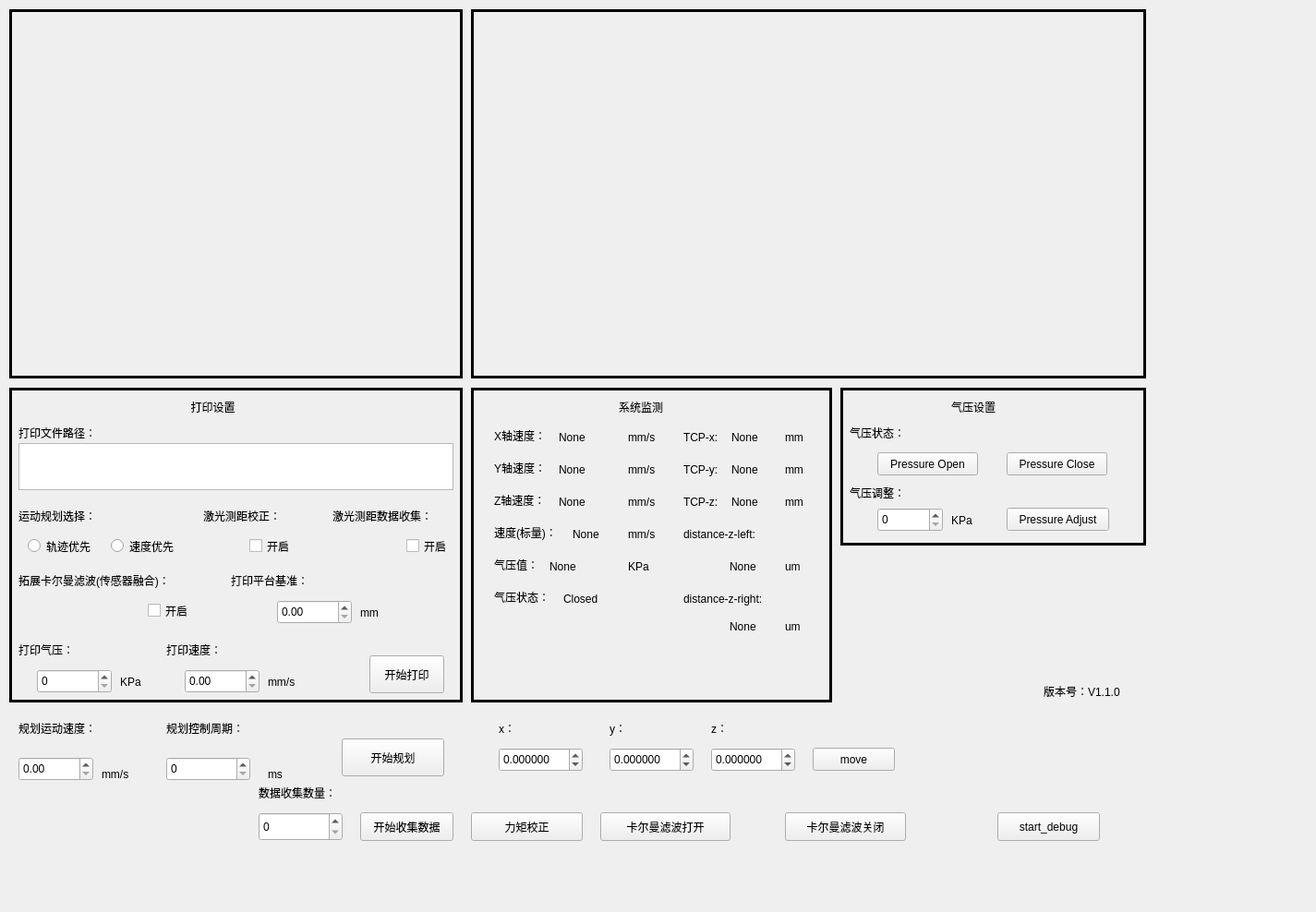
<?xml version="1.0" encoding="UTF-8"?>
<ui version="4.0">
 <class>ros_qtgui</class>
 <widget class="QWidget" name="ros_qtgui">
  <property name="geometry">
   <rect>
    <x>0</x>
    <y>0</y>
    <width>1425</width>
    <height>988</height>
   </rect>
  </property>
  <property name="windowTitle">
   <string>Form</string>
  </property>
  <widget class="QScrollArea" name="scrollArea">
   <property name="geometry">
    <rect>
     <x>10</x>
     <y>10</y>
     <width>491</width>
     <height>400</height>
    </rect>
   </property>
   <property name="frameShape">
    <enum>QFrame::Box</enum>
   </property>
   <property name="frameShadow">
    <enum>QFrame::Plain</enum>
   </property>
   <property name="lineWidth">
    <number>3</number>
   </property>
   <property name="widgetResizable">
    <bool>true</bool>
   </property>
   <widget class="QWidget" name="scrollAreaWidgetContents">
    <property name="geometry">
     <rect>
      <x>0</x>
      <y>0</y>
      <width>485</width>
      <height>394</height>
     </rect>
    </property>
   </widget>
  </widget>
  <widget class="QFrame" name="frame">
   <property name="enabled">
    <bool>true</bool>
   </property>
   <property name="geometry">
    <rect>
     <x>10</x>
     <y>420</y>
     <width>491</width>
     <height>341</height>
    </rect>
   </property>
   <property name="baseSize">
    <size>
     <width>0</width>
     <height>0</height>
    </size>
   </property>
   <property name="frameShape">
    <enum>QFrame::Box</enum>
   </property>
   <property name="frameShadow">
    <enum>QFrame::Plain</enum>
   </property>
   <property name="lineWidth">
    <number>3</number>
   </property>
   <widget class="QTextEdit" name="textEdit_in_printing">
    <property name="geometry">
     <rect>
      <x>10</x>
      <y>60</y>
      <width>471</width>
      <height>51</height>
     </rect>
    </property>
   </widget>
   <widget class="QLabel" name="label_8">
    <property name="geometry">
     <rect>
      <x>180</x>
      <y>10</y>
      <width>81</width>
      <height>21</height>
     </rect>
    </property>
    <property name="styleSheet">
     <string notr="true">font: 700 15pt &quot;Ubuntu Condensed&quot;;</string>
    </property>
    <property name="frameShape">
     <enum>QFrame::NoFrame</enum>
    </property>
    <property name="lineWidth">
     <number>1</number>
    </property>
    <property name="midLineWidth">
     <number>0</number>
    </property>
    <property name="text">
     <string>打印设置</string>
    </property>
    <property name="textFormat">
     <enum>Qt::AutoText</enum>
    </property>
    <property name="scaledContents">
     <bool>false</bool>
    </property>
    <property name="alignment">
     <set>Qt::AlignCenter</set>
    </property>
    <property name="margin">
     <number>0</number>
    </property>
   </widget>
   <widget class="QRadioButton" name="radioButton_trajectory_priority">
    <property name="geometry">
     <rect>
      <x>20</x>
      <y>160</y>
      <width>112</width>
      <height>23</height>
     </rect>
    </property>
    <property name="text">
     <string>轨迹优先</string>
    </property>
    <property name="autoRepeat">
     <bool>false</bool>
    </property>
   </widget>
   <widget class="QRadioButton" name="radioButton_velocity_priority">
    <property name="geometry">
     <rect>
      <x>110</x>
      <y>160</y>
      <width>81</width>
      <height>23</height>
     </rect>
    </property>
    <property name="text">
     <string>速度优先</string>
    </property>
   </widget>
   <widget class="QLabel" name="label_9">
    <property name="geometry">
     <rect>
      <x>10</x>
      <y>40</y>
      <width>111</width>
      <height>17</height>
     </rect>
    </property>
    <property name="text">
     <string>打印文件路径：</string>
    </property>
   </widget>
   <widget class="QLabel" name="label_10">
    <property name="geometry">
     <rect>
      <x>10</x>
      <y>130</y>
      <width>151</width>
      <height>17</height>
     </rect>
    </property>
    <property name="text">
     <string>运动规划选择：</string>
    </property>
   </widget>
   <widget class="QDoubleSpinBox" name="doubleSpinBox_velocity_in_printing">
    <property name="geometry">
     <rect>
      <x>190</x>
      <y>305</y>
      <width>81</width>
      <height>26</height>
     </rect>
    </property>
   </widget>
   <widget class="QSpinBox" name="spinBox_pressure_adjust_in_printing">
    <property name="geometry">
     <rect>
      <x>30</x>
      <y>305</y>
      <width>81</width>
      <height>26</height>
     </rect>
    </property>
    <property name="maximum">
     <number>500</number>
    </property>
   </widget>
   <widget class="QLabel" name="label_11">
    <property name="geometry">
     <rect>
      <x>10</x>
      <y>275</y>
      <width>91</width>
      <height>17</height>
     </rect>
    </property>
    <property name="text">
     <string>打印气压：</string>
    </property>
   </widget>
   <widget class="QLabel" name="label_12">
    <property name="geometry">
     <rect>
      <x>170</x>
      <y>275</y>
      <width>91</width>
      <height>17</height>
     </rect>
    </property>
    <property name="text">
     <string>打印速度：</string>
    </property>
   </widget>
   <widget class="QLabel" name="label_13">
    <property name="geometry">
     <rect>
      <x>120</x>
      <y>310</y>
      <width>41</width>
      <height>17</height>
     </rect>
    </property>
    <property name="text">
     <string>KPa</string>
    </property>
   </widget>
   <widget class="QLabel" name="label_14">
    <property name="geometry">
     <rect>
      <x>280</x>
      <y>310</y>
      <width>51</width>
      <height>17</height>
     </rect>
    </property>
    <property name="text">
     <string>mm/s</string>
    </property>
   </widget>
   <widget class="QPushButton" name="pushButton_printing_start">
    <property name="geometry">
     <rect>
      <x>390</x>
      <y>290</y>
      <width>81</width>
      <height>41</height>
     </rect>
    </property>
    <property name="text">
     <string>开始打印</string>
    </property>
   </widget>
   <widget class="QLabel" name="label_26">
    <property name="geometry">
     <rect>
      <x>210</x>
      <y>130</y>
      <width>111</width>
      <height>17</height>
     </rect>
    </property>
    <property name="text">
     <string>激光测距校正：</string>
    </property>
   </widget>
   <widget class="QCheckBox" name="checkBox_start_correct_distance">
    <property name="geometry">
     <rect>
      <x>260</x>
      <y>160</y>
      <width>61</width>
      <height>23</height>
     </rect>
    </property>
    <property name="text">
     <string>开启</string>
    </property>
   </widget>
   <widget class="QLabel" name="label_30">
    <property name="geometry">
     <rect>
      <x>350</x>
      <y>130</y>
      <width>141</width>
      <height>17</height>
     </rect>
    </property>
    <property name="text">
     <string>激光测距数据收集：</string>
    </property>
   </widget>
   <widget class="QCheckBox" name="checkBox_whether_distance_collect">
    <property name="geometry">
     <rect>
      <x>430</x>
      <y>160</y>
      <width>61</width>
      <height>23</height>
     </rect>
    </property>
    <property name="text">
     <string>开启</string>
    </property>
   </widget>
   <widget class="QLabel" name="label_34">
    <property name="geometry">
     <rect>
      <x>10</x>
      <y>200</y>
      <width>221</width>
      <height>17</height>
     </rect>
    </property>
    <property name="text">
     <string>拓展卡尔曼滤波(传感器融合)：</string>
    </property>
   </widget>
   <widget class="QCheckBox" name="checkBox_start_expend_kalman_filter">
    <property name="geometry">
     <rect>
      <x>150</x>
      <y>230</y>
      <width>51</width>
      <height>23</height>
     </rect>
    </property>
    <property name="text">
     <string>开启</string>
    </property>
   </widget>
   <widget class="QLabel" name="label_35">
    <property name="geometry">
     <rect>
      <x>240</x>
      <y>200</y>
      <width>101</width>
      <height>17</height>
     </rect>
    </property>
    <property name="text">
     <string>打印平台基准：</string>
    </property>
   </widget>
   <widget class="QDoubleSpinBox" name="doubleSpinBox_distance_platform">
    <property name="geometry">
     <rect>
      <x>290</x>
      <y>230</y>
      <width>81</width>
      <height>26</height>
     </rect>
    </property>
    <property name="maximum">
     <double>400.000000000000000</double>
    </property>
   </widget>
   <widget class="QLabel" name="label_36">
    <property name="geometry">
     <rect>
      <x>380</x>
      <y>235</y>
      <width>31</width>
      <height>17</height>
     </rect>
    </property>
    <property name="text">
     <string>mm</string>
    </property>
   </widget>
  </widget>
  <widget class="QFrame" name="frame_2">
   <property name="geometry">
    <rect>
     <x>510</x>
     <y>10</y>
     <width>731</width>
     <height>400</height>
    </rect>
   </property>
   <property name="frameShape">
    <enum>QFrame::Box</enum>
   </property>
   <property name="frameShadow">
    <enum>QFrame::Plain</enum>
   </property>
   <property name="lineWidth">
    <number>3</number>
   </property>
   <widget class="QCustomPlot" name="velocity_plot" native="true">
    <property name="geometry">
     <rect>
      <x>10</x>
      <y>10</y>
      <width>711</width>
      <height>381</height>
     </rect>
    </property>
   </widget>
  </widget>
  <widget class="QFrame" name="frame_3">
   <property name="geometry">
    <rect>
     <x>510</x>
     <y>420</y>
     <width>391</width>
     <height>341</height>
    </rect>
   </property>
   <property name="frameShape">
    <enum>QFrame::Box</enum>
   </property>
   <property name="frameShadow">
    <enum>QFrame::Plain</enum>
   </property>
   <property name="lineWidth">
    <number>3</number>
   </property>
   <widget class="QLabel" name="label_4">
    <property name="geometry">
     <rect>
      <x>25</x>
      <y>43</y>
      <width>71</width>
      <height>17</height>
     </rect>
    </property>
    <property name="text">
     <string>X轴速度：</string>
    </property>
   </widget>
   <widget class="QLabel" name="label_15">
    <property name="geometry">
     <rect>
      <x>160</x>
      <y>10</y>
      <width>81</width>
      <height>21</height>
     </rect>
    </property>
    <property name="styleSheet">
     <string notr="true">font: 700 15pt &quot;Ubuntu Condensed&quot;;</string>
    </property>
    <property name="text">
     <string>系统监测</string>
    </property>
   </widget>
   <widget class="QLabel" name="label_velocity_linear_x">
    <property name="geometry">
     <rect>
      <x>95</x>
      <y>45</y>
      <width>67</width>
      <height>17</height>
     </rect>
    </property>
    <property name="text">
     <string>None</string>
    </property>
   </widget>
   <widget class="QLabel" name="label_5">
    <property name="geometry">
     <rect>
      <x>25</x>
      <y>113</y>
      <width>67</width>
      <height>17</height>
     </rect>
    </property>
    <property name="text">
     <string>Z轴速度：</string>
    </property>
   </widget>
   <widget class="QLabel" name="label_6">
    <property name="geometry">
     <rect>
      <x>25</x>
      <y>78</y>
      <width>67</width>
      <height>17</height>
     </rect>
    </property>
    <property name="text">
     <string>Y轴速度：</string>
    </property>
   </widget>
   <widget class="QLabel" name="label_velocity_linear_y">
    <property name="geometry">
     <rect>
      <x>95</x>
      <y>80</y>
      <width>51</width>
      <height>17</height>
     </rect>
    </property>
    <property name="text">
     <string>None</string>
    </property>
   </widget>
   <widget class="QLabel" name="label_velocity_linear_z">
    <property name="geometry">
     <rect>
      <x>95</x>
      <y>115</y>
      <width>67</width>
      <height>17</height>
     </rect>
    </property>
    <property name="text">
     <string>None</string>
    </property>
   </widget>
   <widget class="QLabel" name="label_7">
    <property name="geometry">
     <rect>
      <x>25</x>
      <y>148</y>
      <width>85</width>
      <height>17</height>
     </rect>
    </property>
    <property name="text">
     <string>速度(标量)：</string>
    </property>
   </widget>
   <widget class="QLabel" name="label_velocity_scalar">
    <property name="geometry">
     <rect>
      <x>110</x>
      <y>150</y>
      <width>67</width>
      <height>17</height>
     </rect>
    </property>
    <property name="text">
     <string>None</string>
    </property>
   </widget>
   <widget class="QLabel" name="label_2">
    <property name="geometry">
     <rect>
      <x>25</x>
      <y>183</y>
      <width>61</width>
      <height>17</height>
     </rect>
    </property>
    <property name="text">
     <string>气压值：</string>
    </property>
   </widget>
   <widget class="QLabel" name="label_realtime_pressure">
    <property name="geometry">
     <rect>
      <x>85</x>
      <y>185</y>
      <width>51</width>
      <height>17</height>
     </rect>
    </property>
    <property name="text">
     <string>None</string>
    </property>
   </widget>
   <widget class="QLabel" name="label">
    <property name="geometry">
     <rect>
      <x>25</x>
      <y>218</y>
      <width>71</width>
      <height>17</height>
     </rect>
    </property>
    <property name="text">
     <string>气压状态：</string>
    </property>
   </widget>
   <widget class="QLabel" name="label_pressure_control_state">
    <property name="geometry">
     <rect>
      <x>100</x>
      <y>220</y>
      <width>67</width>
      <height>17</height>
     </rect>
    </property>
    <property name="text">
     <string>Closed</string>
    </property>
   </widget>
   <widget class="QLabel" name="label_21">
    <property name="geometry">
     <rect>
      <x>170</x>
      <y>45</y>
      <width>45</width>
      <height>17</height>
     </rect>
    </property>
    <property name="text">
     <string>mm/s</string>
    </property>
   </widget>
   <widget class="QLabel" name="label_22">
    <property name="geometry">
     <rect>
      <x>170</x>
      <y>80</y>
      <width>45</width>
      <height>17</height>
     </rect>
    </property>
    <property name="text">
     <string>mm/s</string>
    </property>
   </widget>
   <widget class="QLabel" name="label_23">
    <property name="geometry">
     <rect>
      <x>170</x>
      <y>115</y>
      <width>45</width>
      <height>17</height>
     </rect>
    </property>
    <property name="text">
     <string>mm/s</string>
    </property>
   </widget>
   <widget class="QLabel" name="label_24">
    <property name="geometry">
     <rect>
      <x>170</x>
      <y>150</y>
      <width>45</width>
      <height>17</height>
     </rect>
    </property>
    <property name="text">
     <string>mm/s</string>
    </property>
   </widget>
   <widget class="QLabel" name="label_25">
    <property name="geometry">
     <rect>
      <x>170</x>
      <y>185</y>
      <width>45</width>
      <height>17</height>
     </rect>
    </property>
    <property name="text">
     <string>KPa</string>
    </property>
   </widget>
   <widget class="QLabel" name="label_27">
    <property name="geometry">
     <rect>
      <x>230</x>
      <y>45</y>
      <width>67</width>
      <height>17</height>
     </rect>
    </property>
    <property name="text">
     <string>TCP-x:</string>
    </property>
   </widget>
   <widget class="QLabel" name="label_28">
    <property name="geometry">
     <rect>
      <x>230</x>
      <y>80</y>
      <width>67</width>
      <height>17</height>
     </rect>
    </property>
    <property name="text">
     <string>TCP-y:</string>
    </property>
   </widget>
   <widget class="QLabel" name="label_29">
    <property name="geometry">
     <rect>
      <x>230</x>
      <y>115</y>
      <width>67</width>
      <height>17</height>
     </rect>
    </property>
    <property name="text">
     <string>TCP-z:</string>
    </property>
   </widget>
   <widget class="QLabel" name="label_tcp_x">
    <property name="geometry">
     <rect>
      <x>282</x>
      <y>45</y>
      <width>51</width>
      <height>17</height>
     </rect>
    </property>
    <property name="text">
     <string>None</string>
    </property>
   </widget>
   <widget class="QLabel" name="label_31">
    <property name="geometry">
     <rect>
      <x>340</x>
      <y>45</y>
      <width>31</width>
      <height>17</height>
     </rect>
    </property>
    <property name="text">
     <string>mm</string>
    </property>
   </widget>
   <widget class="QLabel" name="label_32">
    <property name="geometry">
     <rect>
      <x>340</x>
      <y>80</y>
      <width>31</width>
      <height>17</height>
     </rect>
    </property>
    <property name="text">
     <string>mm</string>
    </property>
   </widget>
   <widget class="QLabel" name="label_33">
    <property name="geometry">
     <rect>
      <x>340</x>
      <y>115</y>
      <width>31</width>
      <height>17</height>
     </rect>
    </property>
    <property name="text">
     <string>mm</string>
    </property>
   </widget>
   <widget class="QLabel" name="label_tcp_y">
    <property name="geometry">
     <rect>
      <x>282</x>
      <y>80</y>
      <width>51</width>
      <height>17</height>
     </rect>
    </property>
    <property name="text">
     <string>None</string>
    </property>
   </widget>
   <widget class="QLabel" name="label_tcp_z">
    <property name="geometry">
     <rect>
      <x>282</x>
      <y>115</y>
      <width>51</width>
      <height>17</height>
     </rect>
    </property>
    <property name="text">
     <string>None</string>
    </property>
   </widget>
   <widget class="QLabel" name="label_37">
    <property name="geometry">
     <rect>
      <x>230</x>
      <y>150</y>
      <width>111</width>
      <height>17</height>
     </rect>
    </property>
    <property name="text">
     <string>distance-z-left:</string>
    </property>
   </widget>
   <widget class="QLabel" name="label_38">
    <property name="geometry">
     <rect>
      <x>230</x>
      <y>220</y>
      <width>121</width>
      <height>17</height>
     </rect>
    </property>
    <property name="text">
     <string>distance-z-right:</string>
    </property>
   </widget>
   <widget class="QLabel" name="label_39">
    <property name="geometry">
     <rect>
      <x>340</x>
      <y>185</y>
      <width>31</width>
      <height>17</height>
     </rect>
    </property>
    <property name="text">
     <string>um</string>
    </property>
   </widget>
   <widget class="QLabel" name="label_distance_z_left">
    <property name="geometry">
     <rect>
      <x>280</x>
      <y>185</y>
      <width>51</width>
      <height>17</height>
     </rect>
    </property>
    <property name="text">
     <string>None</string>
    </property>
   </widget>
   <widget class="QLabel" name="label_41">
    <property name="geometry">
     <rect>
      <x>340</x>
      <y>250</y>
      <width>31</width>
      <height>17</height>
     </rect>
    </property>
    <property name="text">
     <string>um</string>
    </property>
   </widget>
   <widget class="QLabel" name="label_distance_z_right">
    <property name="geometry">
     <rect>
      <x>280</x>
      <y>250</y>
      <width>51</width>
      <height>17</height>
     </rect>
    </property>
    <property name="text">
     <string>None</string>
    </property>
   </widget>
  </widget>
  <widget class="QFrame" name="frame_4">
   <property name="geometry">
    <rect>
     <x>910</x>
     <y>420</y>
     <width>331</width>
     <height>171</height>
    </rect>
   </property>
   <property name="frameShape">
    <enum>QFrame::Box</enum>
   </property>
   <property name="frameShadow">
    <enum>QFrame::Plain</enum>
   </property>
   <property name="lineWidth">
    <number>3</number>
   </property>
   <widget class="QLabel" name="label_16">
    <property name="geometry">
     <rect>
      <x>120</x>
      <y>10</y>
      <width>81</width>
      <height>21</height>
     </rect>
    </property>
    <property name="styleSheet">
     <string notr="true">font: 700 15pt &quot;Ubuntu Condensed&quot;;</string>
    </property>
    <property name="text">
     <string>气压设置</string>
    </property>
   </widget>
   <widget class="QLabel" name="label_17">
    <property name="geometry">
     <rect>
      <x>10</x>
      <y>40</y>
      <width>81</width>
      <height>17</height>
     </rect>
    </property>
    <property name="text">
     <string>气压状态：</string>
    </property>
   </widget>
   <widget class="QPushButton" name="pressure_control_open_pushButton">
    <property name="geometry">
     <rect>
      <x>40</x>
      <y>70</y>
      <width>109</width>
      <height>25</height>
     </rect>
    </property>
    <property name="text">
     <string>Pressure Open</string>
    </property>
   </widget>
   <widget class="QPushButton" name="pressure_control_close_pushButton">
    <property name="geometry">
     <rect>
      <x>180</x>
      <y>70</y>
      <width>109</width>
      <height>25</height>
     </rect>
    </property>
    <property name="text">
     <string>Pressure Close</string>
    </property>
   </widget>
   <widget class="QLabel" name="label_18">
    <property name="geometry">
     <rect>
      <x>10</x>
      <y>105</y>
      <width>71</width>
      <height>17</height>
     </rect>
    </property>
    <property name="text">
     <string>气压调整：</string>
    </property>
   </widget>
   <widget class="QSpinBox" name="spinBox">
    <property name="geometry">
     <rect>
      <x>40</x>
      <y>130</y>
      <width>71</width>
      <height>26</height>
     </rect>
    </property>
    <property name="maximum">
     <number>500</number>
    </property>
   </widget>
   <widget class="QPushButton" name="pressure_adjust_pushButton">
    <property name="geometry">
     <rect>
      <x>180</x>
      <y>130</y>
      <width>111</width>
      <height>25</height>
     </rect>
    </property>
    <property name="text">
     <string>Pressure Adjust</string>
    </property>
   </widget>
   <widget class="QLabel" name="label_19">
    <property name="geometry">
     <rect>
      <x>120</x>
      <y>135</y>
      <width>31</width>
      <height>17</height>
     </rect>
    </property>
    <property name="text">
     <string>KPa</string>
    </property>
   </widget>
  </widget>
  <widget class="QLabel" name="label_20">
   <property name="geometry">
    <rect>
     <x>1130</x>
     <y>740</y>
     <width>111</width>
     <height>17</height>
    </rect>
   </property>
   <property name="styleSheet">
    <string notr="true">font: 700 italic 11pt &quot;Ubuntu&quot;;</string>
   </property>
   <property name="text">
    <string>版本号：V1.1.0</string>
   </property>
  </widget>
  <widget class="QLabel" name="label_logo">
   <property name="geometry">
    <rect>
     <x>930</x>
     <y>690</y>
     <width>183</width>
     <height>61</height>
    </rect>
   </property>
   <property name="text">
    <string/>
   </property>
   <property name="pixmap">
    <pixmap>../out.png</pixmap>
   </property>
  </widget>
  <widget class="QPushButton" name="pushButton_theta_data_collect_start">
   <property name="geometry">
    <rect>
     <x>390</x>
     <y>880</y>
     <width>101</width>
     <height>31</height>
    </rect>
   </property>
   <property name="text">
    <string>开始收集数据</string>
   </property>
  </widget>
  <widget class="QSpinBox" name="spinBox_theta_data_number">
   <property name="geometry">
    <rect>
     <x>280</x>
     <y>880</y>
     <width>91</width>
     <height>31</height>
    </rect>
   </property>
   <property name="maximum">
    <number>100000</number>
   </property>
  </widget>
  <widget class="QLabel" name="label_3">
   <property name="geometry">
    <rect>
     <x>280</x>
     <y>850</y>
     <width>111</width>
     <height>17</height>
    </rect>
   </property>
   <property name="text">
    <string>数据收集数量：</string>
   </property>
  </widget>
  <widget class="QPushButton" name="pushButton_open_kalman">
   <property name="geometry">
    <rect>
     <x>650</x>
     <y>880</y>
     <width>141</width>
     <height>31</height>
    </rect>
   </property>
   <property name="text">
    <string>卡尔曼滤波打开</string>
   </property>
  </widget>
  <widget class="QPushButton" name="pushButton_close_kalman">
   <property name="geometry">
    <rect>
     <x>850</x>
     <y>880</y>
     <width>131</width>
     <height>31</height>
    </rect>
   </property>
   <property name="text">
    <string>卡尔曼滤波关闭</string>
   </property>
  </widget>
  <widget class="QPushButton" name="pushButton_start_debug">
   <property name="geometry">
    <rect>
     <x>1080</x>
     <y>880</y>
     <width>111</width>
     <height>31</height>
    </rect>
   </property>
   <property name="text">
    <string>start_debug</string>
   </property>
  </widget>
  <widget class="QPushButton" name="pushButton_torque_correction">
   <property name="geometry">
    <rect>
     <x>510</x>
     <y>880</y>
     <width>121</width>
     <height>31</height>
    </rect>
   </property>
   <property name="text">
    <string>力矩校正</string>
   </property>
  </widget>
  <widget class="QLabel" name="label_40">
   <property name="geometry">
    <rect>
     <x>20</x>
     <y>780</y>
     <width>121</width>
     <height>17</height>
    </rect>
   </property>
   <property name="text">
    <string>规划运动速度：</string>
   </property>
  </widget>
  <widget class="QLabel" name="label_42">
   <property name="geometry">
    <rect>
     <x>180</x>
     <y>780</y>
     <width>121</width>
     <height>17</height>
    </rect>
   </property>
   <property name="text">
    <string>规划控制周期：</string>
   </property>
  </widget>
  <widget class="QLabel" name="label_43">
   <property name="geometry">
    <rect>
     <x>110</x>
     <y>830</y>
     <width>51</width>
     <height>17</height>
    </rect>
   </property>
   <property name="text">
    <string>mm/s</string>
   </property>
  </widget>
  <widget class="QLabel" name="label_44">
   <property name="geometry">
    <rect>
     <x>290</x>
     <y>830</y>
     <width>51</width>
     <height>17</height>
    </rect>
   </property>
   <property name="text">
    <string>ms</string>
   </property>
  </widget>
  <widget class="QPushButton" name="pushButton_start_planning">
   <property name="geometry">
    <rect>
     <x>370</x>
     <y>800</y>
     <width>111</width>
     <height>41</height>
    </rect>
   </property>
   <property name="text">
    <string>开始规划</string>
   </property>
  </widget>
  <widget class="QDoubleSpinBox" name="doubleSpinBox_move_tcp_x">
   <property name="geometry">
    <rect>
     <x>540</x>
     <y>810</y>
     <width>91</width>
     <height>26</height>
    </rect>
   </property>
   <property name="decimals">
    <number>6</number>
   </property>
   <property name="minimum">
    <double>-5.000000000000000</double>
   </property>
   <property name="maximum">
    <double>5.000000000000000</double>
   </property>
  </widget>
  <widget class="QDoubleSpinBox" name="doubleSpinBox_move_tcp_y">
   <property name="geometry">
    <rect>
     <x>660</x>
     <y>810</y>
     <width>91</width>
     <height>26</height>
    </rect>
   </property>
   <property name="decimals">
    <number>6</number>
   </property>
   <property name="minimum">
    <double>-5.000000000000000</double>
   </property>
   <property name="maximum">
    <double>5.000000000000000</double>
   </property>
  </widget>
  <widget class="QDoubleSpinBox" name="doubleSpinBox_move_tcp_z">
   <property name="geometry">
    <rect>
     <x>770</x>
     <y>810</y>
     <width>91</width>
     <height>26</height>
    </rect>
   </property>
   <property name="decimals">
    <number>6</number>
   </property>
   <property name="minimum">
    <double>-5.000000000000000</double>
   </property>
   <property name="maximum">
    <double>5.000000000000000</double>
   </property>
  </widget>
  <widget class="QPushButton" name="pushButton_move_tcp">
   <property name="geometry">
    <rect>
     <x>880</x>
     <y>810</y>
     <width>89</width>
     <height>25</height>
    </rect>
   </property>
   <property name="text">
    <string>move</string>
   </property>
  </widget>
  <widget class="QLabel" name="label_45">
   <property name="geometry">
    <rect>
     <x>540</x>
     <y>780</y>
     <width>21</width>
     <height>17</height>
    </rect>
   </property>
   <property name="text">
    <string>x：</string>
   </property>
  </widget>
  <widget class="QLabel" name="label_46">
   <property name="geometry">
    <rect>
     <x>660</x>
     <y>780</y>
     <width>21</width>
     <height>17</height>
    </rect>
   </property>
   <property name="text">
    <string>y：</string>
   </property>
  </widget>
  <widget class="QLabel" name="label_47">
   <property name="geometry">
    <rect>
     <x>770</x>
     <y>780</y>
     <width>21</width>
     <height>17</height>
    </rect>
   </property>
   <property name="text">
    <string>z：</string>
   </property>
  </widget>
  <widget class="QDoubleSpinBox" name="doubleSpinBox_planning_velocity">
   <property name="geometry">
    <rect>
     <x>20</x>
     <y>820</y>
     <width>81</width>
     <height>26</height>
    </rect>
   </property>
  </widget>
  <widget class="QSpinBox" name="spinBox_contorl_period">
   <property name="geometry">
    <rect>
     <x>180</x>
     <y>820</y>
     <width>91</width>
     <height>26</height>
    </rect>
   </property>
  </widget>
  <zorder>frame_2</zorder>
  <zorder>frame</zorder>
  <zorder>scrollArea</zorder>
  <zorder>frame_3</zorder>
  <zorder>frame_4</zorder>
  <zorder>label_20</zorder>
  <zorder>label_logo</zorder>
  <zorder>pushButton_theta_data_collect_start</zorder>
  <zorder>spinBox_theta_data_number</zorder>
  <zorder>label_3</zorder>
  <zorder>pushButton_open_kalman</zorder>
  <zorder>pushButton_close_kalman</zorder>
  <zorder>pushButton_start_debug</zorder>
  <zorder>pushButton_torque_correction</zorder>
  <zorder>label_40</zorder>
  <zorder>label_42</zorder>
  <zorder>label_43</zorder>
  <zorder>label_44</zorder>
  <zorder>pushButton_start_planning</zorder>
  <zorder>doubleSpinBox_move_tcp_x</zorder>
  <zorder>doubleSpinBox_move_tcp_y</zorder>
  <zorder>doubleSpinBox_move_tcp_z</zorder>
  <zorder>pushButton_move_tcp</zorder>
  <zorder>label_45</zorder>
  <zorder>label_46</zorder>
  <zorder>label_47</zorder>
  <zorder>doubleSpinBox_planning_velocity</zorder>
  <zorder>spinBox_contorl_period</zorder>
 </widget>
 <customwidgets>
  <customwidget>
   <class>QCustomPlot</class>
   <extends>QWidget</extends>
   <header>qcustomplot.h</header>
  </customwidget>
 </customwidgets>
 <resources/>
 <connections/>
</ui>
